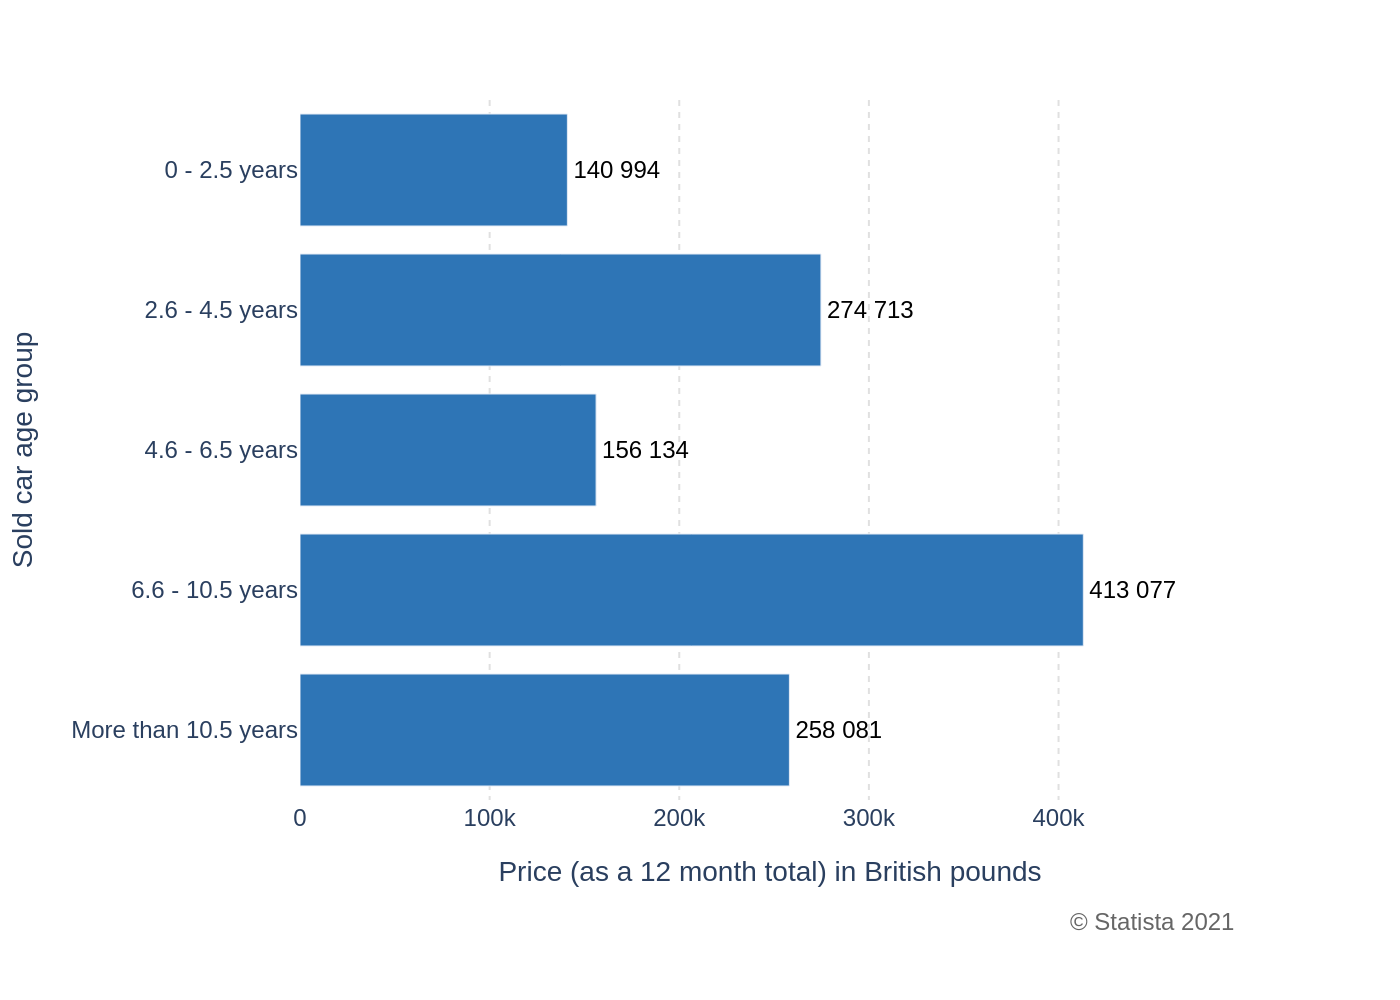

Python code for this plot:
import sys
import json
import os
import plotly.graph_objects as go

if len(sys.argv) != 2:
    print("Usage: python create_chart.py <path_to_json_file>")
    sys.exit(1)

json_path = sys.argv[1]

try:
    with open(json_path, 'r', encoding='utf-8') as f:
        chart_info = json.load(f)
except FileNotFoundError:
    print(f"Error: JSON file not found at {json_path}")
    sys.exit(1)
except json.JSONDecodeError:
    print(f"Error: Could not decode JSON from {json_path}")
    sys.exit(1)

chart_data = chart_info['chart_data']
texts = chart_info['texts']
colors = chart_info['colors']

categories = [item['category'] for item in chart_data]
values = [item['value'] for item in chart_data]

# Format numbers with spaces as thousand separators for text labels
formatted_text_labels = [f'{v:,}'.replace(',', ' ') for v in values]

fig = go.Figure()

fig.add_trace(go.Bar(
    y=categories,
    x=values,
    orientation='h',
    marker=dict(color=colors[0]),
    text=formatted_text_labels,
    textposition='outside',
    textfont=dict(family="Arial", size=12, color='black'),
    cliponaxis=False  # Prevents text labels from being clipped by the plot area
))

# Combine title and subtitle using HTML for proper formatting
title_text = ""
if texts.get("title") and texts['title']:
    title_text += f"<b>{texts['title']}</b>"
if texts.get("subtitle") and texts['subtitle']:
    if title_text:
        title_text += "<br>"
    title_text += f"<sub>{texts['subtitle']}</sub>"

fig.update_layout(
    title=dict(
        text=title_text if title_text else None,
        x=0.05,
        xanchor='left',
        y=0.95,
        yanchor='top'
    ),
    xaxis=dict(
        title=texts.get('x_axis_title'),
        showgrid=True,
        gridcolor='#e0e0e0',
        griddash='dot',
        zeroline=False,
        range=[0, max(values) * 1.2] # Extend range to fit labels
    ),
    yaxis=dict(
        title=texts.get('y_axis_title'),
        autorange='reversed',  # Ensures the first item in the data list is at the top
        showgrid=False
    ),
    font=dict(
        family="Arial",
        size=12
    ),
    plot_bgcolor='white',
    paper_bgcolor='white',
    showlegend=False,
    margin=dict(l=150, r=80, t=50, b=100),
    annotations=[
        dict(
            text=texts.get('source'),
            showarrow=False,
            xref='paper',
            yref='paper',
            x=1.0,
            y=-0.15,
            xanchor='right',
            yanchor='top',
            align='right',
            font=dict(
                family="Arial",
                size=12,
                color="#666666"
            )
        )
    ]
)

base_filename = os.path.splitext(os.path.basename(json_path))[0]
output_filename = f"{base_filename}.png"

fig.write_image(output_filename, scale=2)

print(f"Chart saved to {output_filename}")
